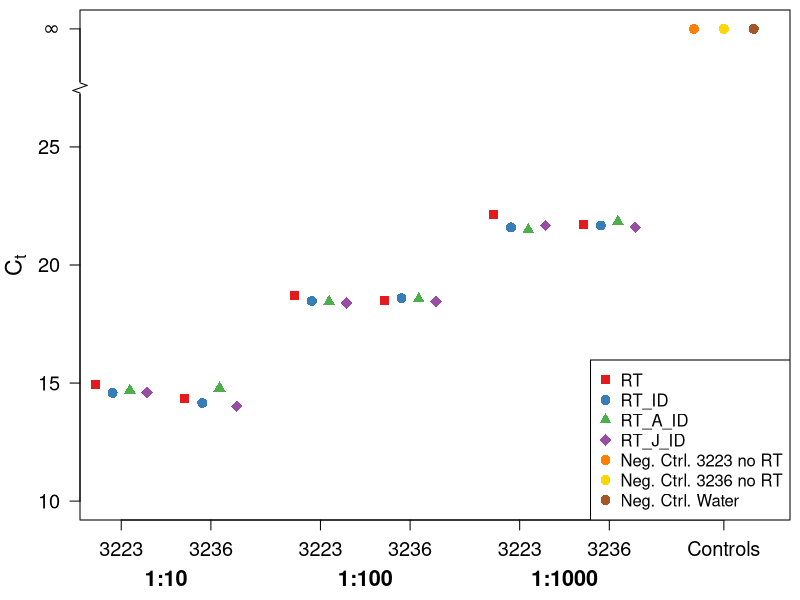

This chart was generated by the following R code:
require("plotrix")
require("RColorBrewer")
colours <- brewer.pal(7, "Set1")
colours[6] <- "gold"

DATA <- read.table("qPCR.csv", header = TRUE, sep = ",")

CONTROL_OFFSETS <- c(3.65, 3.8, 3.95)
DILUTION_OFFSET <- 1:3
PRIMER_RANGE <- 0.45
PRIMER_OFFSETS <- c(-PRIMER_RANGE/2, PRIMER_RANGE/2)
MINOR_OFFSET <- seq(from = -0.13, to = 0.13, length.out = 4)

x_axis_ticks <- c(rep(DILUTION_OFFSET, each = 2) + rep(PRIMER_OFFSETS, 3), 3.8)

DILUTION <- c("1_10", "1_100", "1_1000")
PRIMER <- c("A", "B")
SUBTYPE <- c("1", "2", "3", "4")

PCHs <- c(21, 22, 23, 24) - 6
CEX <- c(1, 1.1, 1, 1.3) * 1.2

pdf(file = "Figure1.pdf", width = 8, height = 5)
par(oma = c(0, 0, 0, 0))
par(mar = c(4, 4, 0.5, 0.5))
par(mgp = c(2.5, 1, 0))

plot(NA, xlim = c(0.7, 4), ylim = c(10, 30), xaxt = "n", yaxt = "n", ylab = expression(C["t"]), xlab = "", cex.lab = 1.4)
axis(1, at = x_axis_ticks, labels = c(rep(c("3223", "3236"), 3), "Controls"), cex.axis = 1.2)
axis(2, at = c(10, 15, 20, 25, 30), labels = c(10, 15, 20, 25, expression(infinity)), las = 1, cex.axis = 1.2)
axis.break(2, 27.5, style = "zigzag")

for (i in 1:3) {
    # dilution series
    for (j in 1:2) {
        # primer type
        for (k in 1:4) {
            # primer subtype
            y <- subset(DATA, Dilution == DILUTION[i] & Primer == PRIMER[j] & Type == SUBTYPE[k])$Ct_Mean
            points(DILUTION_OFFSET[i] + PRIMER_OFFSETS[j] + MINOR_OFFSET[k], y, pch = PCHs[k], col = colours[k], cex = CEX[k])
        }
    }
}

Control_Primer <- c("A", "B", "0")
Control_Type <- c("RT", "RT", "Water")
Dil_Labels <- c("1:10", "1:100", "1:1000")
for (i in 1:3) {
    mtext(Dil_Labels[i], at = DILUTION_OFFSET[i], side = 1, line = 2.5, font = 2, cex = 1.3)
    
    y <- subset(DATA, Dilution == "Control" & Primer == Control_Primer[i] & Type == Control_Type[i])$Ct_Mean
    points(CONTROL_OFFSETS[i], y, col = colours[i + 4], pch = 16, cex = CEX[2])
}

legend("bottomright", legend = c("RT", "RT_ID", "RT_A_ID", "RT_J_ID", "Neg. Ctrl. 3223 no RT", "Neg. Ctrl. 3236 no RT", "Neg. Ctrl. Water"), col = colours, pch = c(PCHs, rep(16, 3)), pt.cex = c(CEX, rep(CEX[2], 3)))
dev.off()